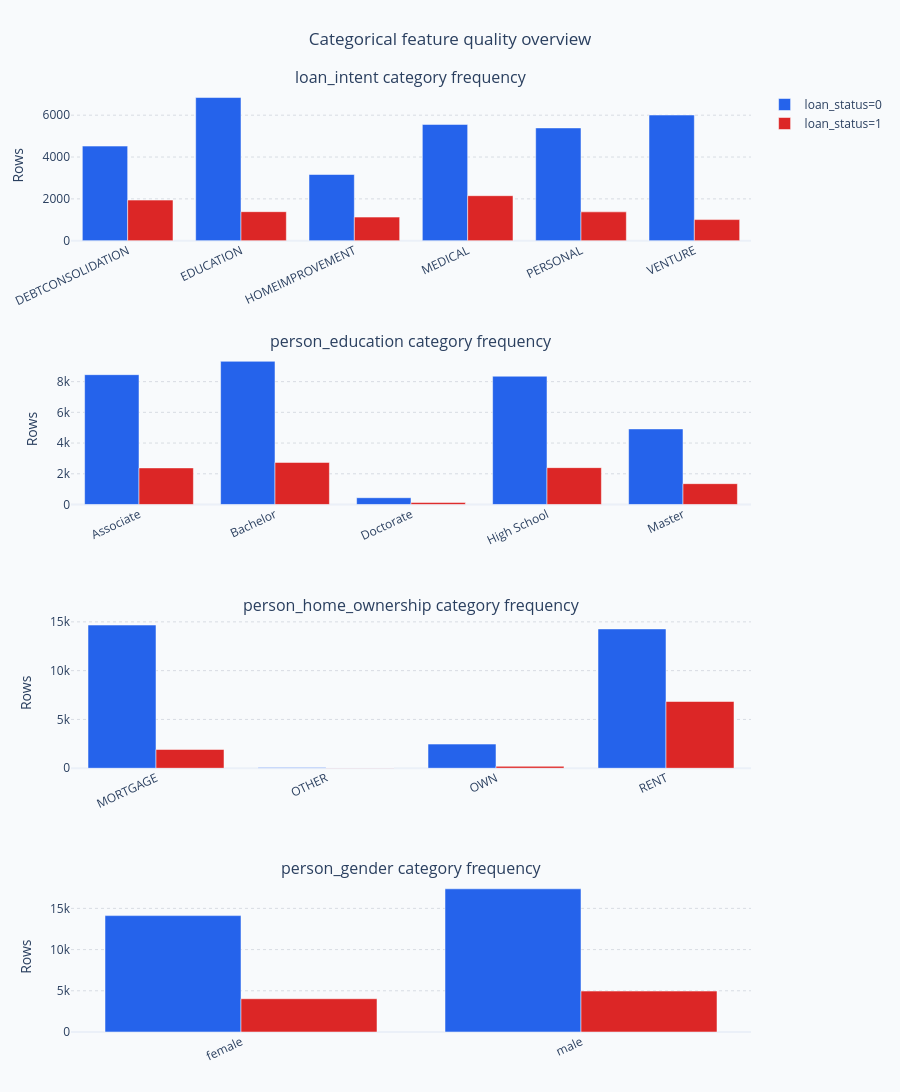

The notebook cell this image was saved under:
### Markdown cell above
## 8. Categorical visuals

### Code cell
visualizer.categorical_feature_overview(
    categorical_profile["feature"].head(4).tolist(),
).show()

### Figure 1 — Plotly figure (JSON) as saved in the notebook; plotly's stock layout.template omitted (floating-point values rounded to 4 significant figures)
{"data": [{"marker": {"color": "#2563EB"}, "name": "loan_status=0", "showlegend": true, "type": "bar", "x": ["DEBTCONSOLIDATION", "EDUCATION", "HOMEIMPROVEMENT", "MEDICAL", "PERSONAL", "VENTURE"], "xaxis": "x", "y": [4523, 6844, 3165, 5560, 5392, 6009], "yaxis": "y"}, {"marker": {"color": "#DC2626"}, "name": "loan_status=1", "showlegend": true, "type": "bar", "x": ["DEBTCONSOLIDATION", "EDUCATION", "HOMEIMPROVEMENT", "MEDICAL", "PERSONAL", "VENTURE"], "xaxis": "x", "y": [1942, 1388, 1129, 2152, 1379, 1010], "yaxis": "y"}, {"marker": {"color": "#2563EB"}, "name": "loan_status=0", "showlegend": false, "type": "bar", "x": ["Associate", "Bachelor", "Doctorate", "High School", "Master"], "xaxis": "x2", "y": [8454, 9324, 441, 8353, 4921], "yaxis": "y2"}, {"marker": {"color": "#DC2626"}, "name": "loan_status=1", "showlegend": false, "type": "bar", "x": ["Associate", "Bachelor", "Doctorate", "High School", "Master"], "xaxis": "x2", "y": [2382, 2739, 125, 2399, 1355], "yaxis": "y2"}, {"marker": {"color": "#2563EB"}, "name": "loan_status=0", "showlegend": false, "type": "bar", "x": ["MORTGAGE", "OTHER", "OWN", "RENT"], "xaxis": "x3", "y": [14671, 71, 2476, 14275], "yaxis": "y3"}, {"marker": {"color": "#DC2626"}, "name": "loan_status=1", "showlegend": false, "type": "bar", "x": ["MORTGAGE", "OTHER", "OWN", "RENT"], "xaxis": "x3", "y": [1926, 36, 199, 6839], "yaxis": "y3"}, {"marker": {"color": "#2563EB"}, "name": "loan_status=0", "showlegend": false, "type": "bar", "x": ["female", "male"], "xaxis": "x4", "y": [14121, 17372], "yaxis": "y4"}, {"marker": {"color": "#DC2626"}, "name": "loan_status=1", "showlegend": false, "type": "bar", "x": ["female", "male"], "xaxis": "x4", "y": [4035, 4965], "yaxis": "y4"}], "layout": {"annotations": [{"font": {"size": 16}, "showarrow": false, "text": "loan_intent category frequency", "x": 0.5, "xanchor": "center", "xref": "paper", "y": 1, "yanchor": "bottom", "yref": "paper"}, {"font": {"size": 16}, "showarrow": false, "text": "person_education category frequency", "x": 0.5, "xanchor": "center", "xref": "paper", "y": 0.72, "yanchor": "bottom", "yref": "paper"}, {"font": {"size": 16}, "showarrow": false, "text": "person_home_ownership category frequency", "x": 0.5, "xanchor": "center", "xref": "paper", "y": 0.44, "yanchor": "bottom", "yref": "paper"}, {"font": {"size": 16}, "showarrow": false, "text": "person_gender category frequency", "x": 0.5, "xanchor": "center", "xref": "paper", "y": 0.16, "yanchor": "bottom", "yref": "paper"}], "barmode": "group", "height": 1120, "margin": {"b": 60, "l": 50, "r": 30, "t": 90}, "paper_bgcolor": "#F8FAFC", "plot_bgcolor": "#F8FAFC", "title": {"text": "Categorical feature quality overview", "x": 0.5}, "xaxis": {"anchor": "y", "domain": [0, 1], "tickangle": -25}, "xaxis2": {"anchor": "y2", "domain": [0, 1], "tickangle": -25}, "xaxis3": {"anchor": "y3", "domain": [0, 1], "tickangle": -25}, "xaxis4": {"anchor": "y4", "domain": [0, 1], "tickangle": -25}, "yaxis": {"anchor": "x", "domain": [0.84, 1], "gridcolor": "rgba(100,116,139,0.22)", "griddash": "dot", "title": {"text": "Rows"}}, "yaxis2": {"anchor": "x2", "domain": [0.56, 0.72], "gridcolor": "rgba(100,116,139,0.22)", "griddash": "dot", "title": {"text": "Rows"}}, "yaxis3": {"anchor": "x3", "domain": [0.28, 0.44], "gridcolor": "rgba(100,116,139,0.22)", "griddash": "dot", "title": {"text": "Rows"}}, "yaxis4": {"anchor": "x4", "domain": [0, 0.16], "gridcolor": "rgba(100,116,139,0.22)", "griddash": "dot", "title": {"text": "Rows"}}}}
